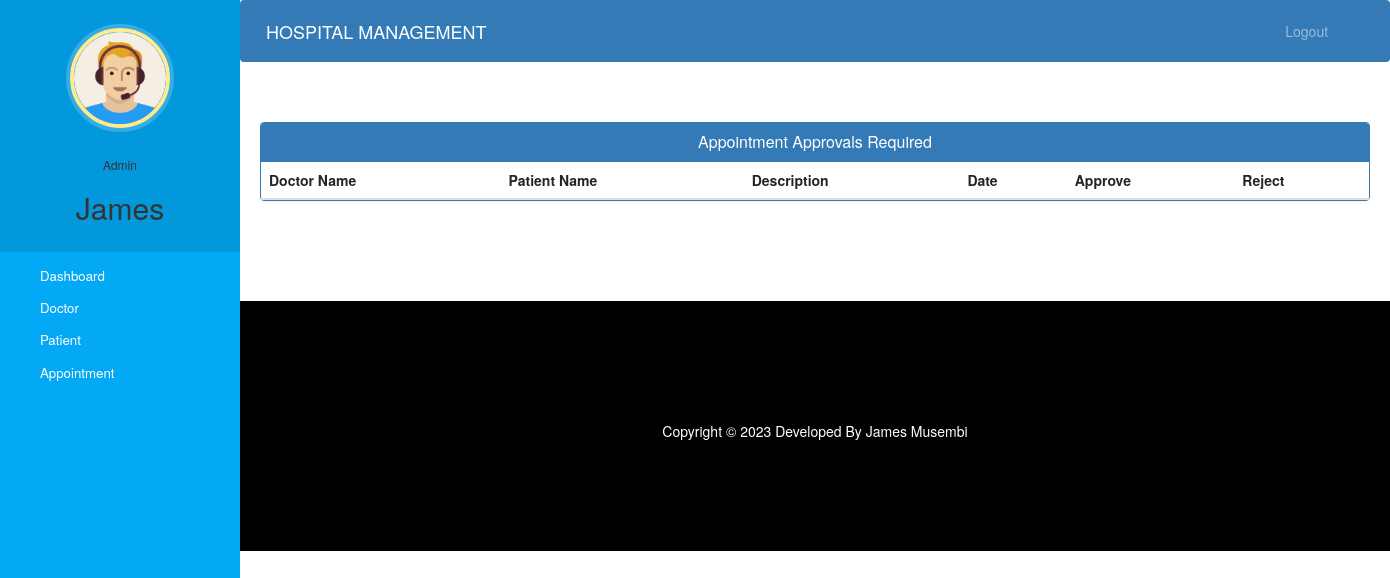
/admin-approve-appointment (signed in), run on an earlier commit of the app's database.
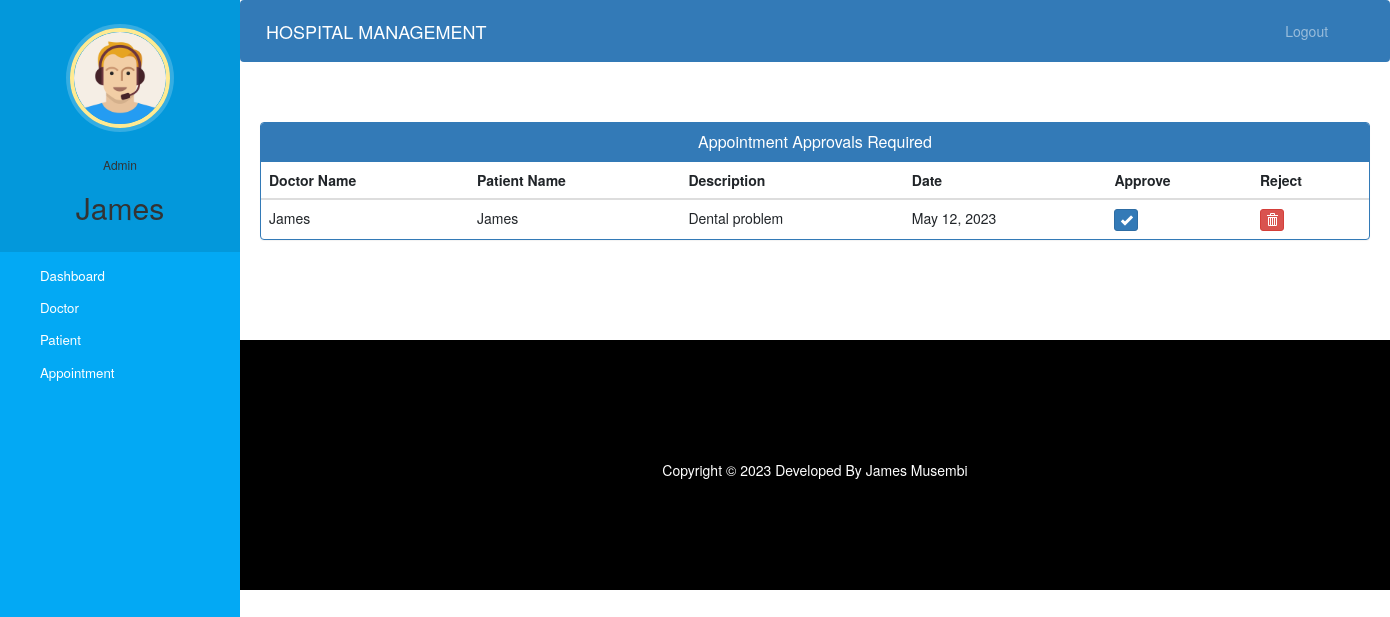
And on a later commit of the database.
### hospital/models.py (models this page shows)
class Appointment(models.Model):
    patientId=models.PositiveIntegerField(null=True)
    doctorId=models.PositiveIntegerField(null=True)
    patientName=models.CharField(max_length=40,null=True)
    doctorName=models.CharField(max_length=40,null=True)
    appointmentDate=models.DateField(auto_now=True)
    description=models.TextField(max_length=500)
    status=models.BooleanField(default=False)

### hospital/views.py (the view)
# urls.py: path('admin-approve-appointment', views.admin_approve_appointment_view,name='admin-approve-appointment'),
@login_required(login_url='adminlogin')
@user_passes_test(is_admin)
def admin_approve_appointment_view(request):
    appointments=models.Appointment.objects.all().filter(status=False)
    return render(request,'hospital/admin_approve_appointment.html',{'appointments':appointments})

### hospital/views.py (called while the page is built)
def is_admin(user):
    return user.groups.filter(name='ADMIN').exists()

### templates/hospital/admin_approve_appointment.html (shortened to what this page needs)
{% extends 'hospital/admin_base.html' %}
{% block content %}
<head>
  <link href="//netdna.bootstrapcdn.com/bootstrap/3.0.0/css/bootstrap.min.css" rel="stylesheet" id="bootstrap-css">
</head>
<div class="container">
  <div class="panel panel-primary">
    <div class="panel-heading">
      <h6 class="panel-title">Appointment Approvals Required</h6>
    </div>
    <table class="table table-hover" id="dev-table">
      <thead>
        <tr>
          <th>Doctor Name</th>
          <th>Patient Name</th>
          <th>Description</th>
          <th>Date</th>
          <th>Approve</th>
          <th>Reject</th>
        </tr>
      </thead>
      {% for a in appointments %}
      <tr>
        <td> {{a.doctorName}}</td>
        <td>{{a.patientName}}</td>
        <td>{{a.description}}</td>
        <td>{{a.appointmentDate}}</td>
        <td><a class="btn btn-primary btn-xs" href="{% url 'approve-appointment' a.id  %}"><span class="glyphicon glyphicon-ok"></span></a></td>
        <td><a class="btn btn-danger btn-xs" href="{% url 'reject-appointment' a.id  %}"><span class="glyphicon glyphicon-trash"></span></a></td>
      </tr>
      {% endfor %}
    </table>
  </div>
</div>
{% endblock content %}

What changed in the data, as far as the page shows it:
added Appointment: doctorName "James", patientName "James", description "Dental problem", appointmentDate "May 12, 2023"
